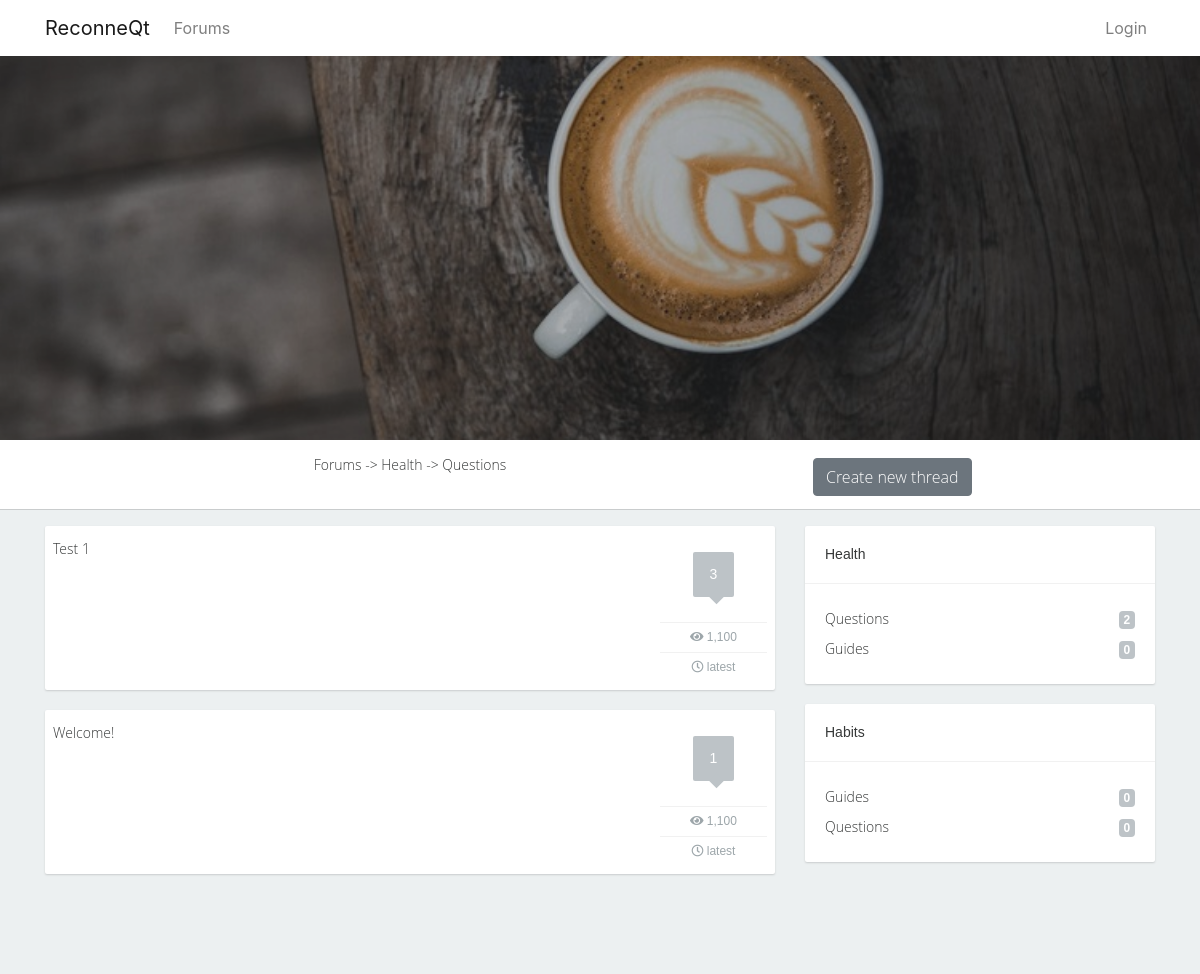
The page /forums/subject/3/ on the database its author committed.
### forums/models.py (models this page shows)
class Subject(models.Model):
    subject_name = models.CharField(max_length=100)
    parent = models.ForeignKey('self', blank=True, null=True, on_delete=models.CASCADE, related_name='children')
    def __str__(self):
        return self.subject_name

class Thread(models.Model):
    title = models.CharField(max_length=100)
    thread_created = models.DateTimeField(auto_now_add=True)
    thread_edited = models.DateTimeField(blank=True, null=True)
    user = models.ForeignKey(User, on_delete=models.CASCADE)
    subject_fk = models.ForeignKey('Subject', on_delete=models.CASCADE, related_name='threads')
    def __str__(self):
        return self.title

### forums/views.py (the view)
# urls.py: path('subject/<int:s_id>/', views.threads, name='threads'),
def threads(request, s_id):
    try:
        parents = Subject.objects.filter(parent=None)
        children = Subject.objects.exclude(parent=None)
        subject = Subject.objects.get(pk=s_id)
        threads = Thread.objects.filter(subject_fk__id=s_id)
        context = {
            'parents': parents,
            'children': children,
            'subject': subject,
            'threads': threads
        }
    except Thread.DoesNotExist:
        raise Http404("Thread does not exist")
    return render(request, 'forums/subject.html', context)

### forums/templates/forums/subject.html (shortened to what this page needs)
{% extends 'forums/base_forums.html' %}
{% block breadcrumbs %}
<p class="breadcrumbs" align="center">
  {% if subject.parent != None %}
    <a href="{% url 'forum' %}">Forums</a> -> <a href="{% url 'threads' s_id=subject.parent.pk %}">{{ subject.parent }}</a> -> {{ subject }}
  {% else %}
    <a href="{% url 'forum' %}">Forums</a> -> {{ subject }}
  {% endif %}
</p>
{% endblock %}
{% block threads %}
  {% if subject.parent != None %}
    {% if threads.count == 0 %}
      No topics to display
    {% else %}
    {% for t in threads %}
      <div class="thread p-2">
        <div class="thread-title pull-left">
          <a href="{% url 'thread_detail' pk=t.pk %}">{{ t }}</a>
        </div>
        <div class="thread-info pull-left">
          <div class="post-count">
            <div class="post-countbg">
              {{ t.posts.count }}
              <div class="triangle"></div>
            </div>
          </div>
          <div class="view-count">
            <i class="fa fa-eye"></i>
            1,100
          </div>
          <div class="latest">
            <i class="far fa-clock"></i>
            latest
          </div>
        </div>
        <div class="clearfix"></div>
      </div>
    {% endfor %}
    {% endif %}
  {% endif %}
{% endblock %}

### forums/templates/forums/base_forums.html (shortened to what this page needs)
{% extends 'habits/base_template.html' %}
{% load static %}
{% load forum_filters %}
{% block css %}
  <link href="{% static 'habits/css/forums.css' %}" rel="stylesheet">
{% endblock %}
{% block content %}
<header class="masthead-forums text-white text-center">
  <div class="overlay"></div>
</header>
<div class="middlenav">
  <div class="container">
    <div class="row">
      <div class="col-lg-8 col-md-8">
        {% block breadcrumbs %}{% endblock %}
      </div>
      <div class="col-lg-4 col-md-4">
        <button class="btn btn-secondary m-2">
          Create new thread
        </button>
      </div>
    </div>
  </div>
</div>
<div id="content-wrapper">
  <div class="container">
    <div class="row">
      <div class="col-lg-8 col-md-8">
        {% block threads %}{% endblock %}
      </div>
      <div class="col-lg-4 col-md-4">
        {% for s in parents %}
        <div class="sidebarblock">
          <h3>{{ s }}</h3>
          <div class="divline"></div>
          <div class="blocktxt">
            <ul class="cats">
              {% for c in children %}
                {% if c.parent == s %}
                  <li><a href="{% url 'threads' s_id=c.pk %}">{{ c }}<span class="badge pull-right">{{ c.threads.count }}</span></a></li>
                {% endif %}
              {% endfor %}
            </ul>
          </div>
        </div>
        {% endfor %}
      </div>
    </div>
  </div>
</div>
{% endblock %}

### habits/static/habits/css/forums.css (style rules this page uses)
#content-wrapper { overflow-x: hidden; width: 100%; padding-top: 1rem; padding-bottom: 80px; background: #ecf0f1; font-family: 'Open Sans Light', sans-serif; }
header.masthead-forums { position: relative; background-color: #343a40; background: url("../img/pexels-photo-374147.jpeg") no-repeat center center; -webkit-background-size: cover; -moz-background-size: cover; -o-background-size: cover; background-size: cover; padding-top: 8rem; padding-bottom: 8rem; }
header.masthead-forums .overlay { position: absolute; background-color: #212529; height: 100%; width: 100%; top: 0; left: 0; opacity: 0.3; }
@media (min-width: 768px) { header.masthead-forums { padding-top: 12rem; padding-bottom: 12rem; } }
.middlenav { height: 70px; border-bottom: 1px solid #c9cccd; padding: 10px; font-size: 14px; color: #363838; font-family: 'Open Sans Light', sans-serif; }
.breadcrumbs a { font-size: 14px; color: #363838; font-family: 'Open Sans Light', sans-serif; line-height: 30px; }
.pull-left { float: left !important; }
.pull-right { float: right !important; }
.thread { border-width: thin; background-color: #ffffff; border-radius: 2px; box-shadow: 0 1px 2px #c9cccd; margin-bottom: 20px; font-size: 14px; color: #363838; font-family: 'Open Sans Light', sans-serif; }
.thread-title { font-size: 14px; width: 85%; }
.thread-title a { font-size: 14px; color: #363838; font-family: 'Open Sans Light', sans-serif; line-height: 30px; }
.thread-info { width: 15%; }
.post-count { border-bottom: solid 1px #f1f1f1; padding: 18px 0 25px 0; text-align: center; }
.post-countbg { background-color: #bdc3c7; border-radius: 2px; display: inline-block; padding: 12px 17px; color: #ffffff; font-size: 14px; font-family: 'Open Sans Bold', sans-serif; position: relative; }
.triangle { width: 11px; height: 11px; background-color: #bdc3c7; position: absolute; bottom: 0; left: 43%; margin-bottom: -5px; transform: rotate(45deg); -ms-transform: rotate(45deg); -webkit-transform: rotate(45deg); }
.view-count { border-bottom: solid 1px #f1f1f1; color: #9da6aa; font-size: 12px; font-family: 'Open Sans Regular', sans-serif; text-align: center; line-height: 29px; }
.latest { color: #9da6aa; font-size: 12px; font-family: 'Open Sans Regular', sans-serif; text-align: center; line-height: 29px; }
.sidebarblock { background-color: #ffffff; border-radius: 2px; box-shadow: 0 1px 2px #c9cccd; margin-bottom: 20px; }
.sidebarblock h3 { color: #363838; font-size: 14px; font-family: 'Open Sans Bold', sans-serif; margin: 0; padding: 20px; }
.sidebarblock .divline { height: 1px; line-height: 1px; border-bottom: solid 1px #f1f1f1; }
.sidebarblock .blocktxt { font-size: 14px; color: #363838; font-family: 'Open Sans Light', sans-serif; padding: 20px; }
ul.cats { margin: 0; padding: 0; }
ul.cats li { list-style: none; display: block; margin: 0; padding: 0; line-height: 30px; }
ul.cats li a { font-size: 14px; color: #363838; font-family: 'Open Sans Light', sans-serif; line-height: 30px; }
ul.cats .badge { background-color: #bdc3c7; font-size: 12px; color: #ffffff; font-family: 'Open Sans Bold', sans-serif; margin-top: 7px; }

### rows shown on the page
Subject: parent "Health", subject_name "Questions", threads.count "2"
Thread: title "Test 1", posts.count "3"
Thread: title "Welcome!", posts.count "1"
Subject: subject_name "Health"
Subject: subject_name "Guides", threads.count "0"
Subject: subject_name "Habits"
Subject: subject_name "Guides", threads.count "0"
Subject: subject_name "Questions", threads.count "0"
